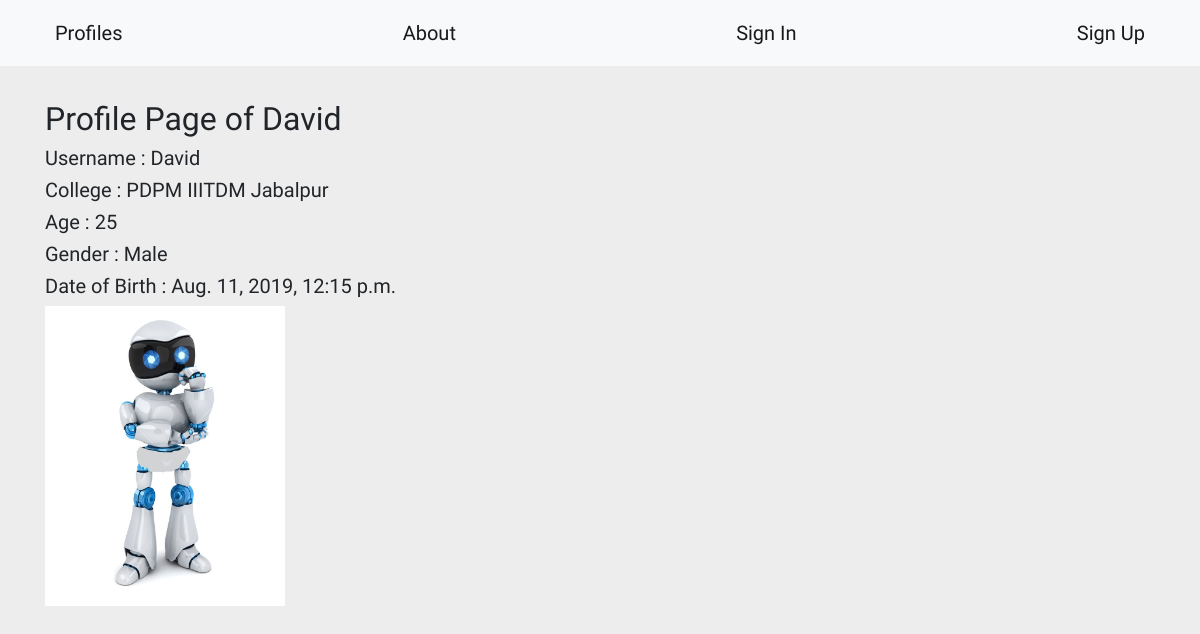
The app's page /detail/davidpdpm-iiitdm-jabalpur/ with its own data.
### proapp/models.py (models this page shows, shortened)
class UserProfile(models.Model):
    name = models.OneToOneField('auth.user',on_delete=models.CASCADE)
    college = models.CharField(max_length=700)
    age = models.IntegerField()
    gender = models.CharField(max_length=10)
    dateOfBirth = models.DateTimeField(default=timezone.now)
    slug = models.SlugField(blank=True,null=True)
    image = models.ImageField(upload_to='proapp/images',default="hexapod_edr1JFH.jpg")

### proapp/views.py (the view)
# urls.py: path('detail/<str:slug>/',UserDetail.as_view(),name="usersdetail"),
class UserDetail(DetailView):
    model = UserProfile

### proapp/templates/proapp/userprofile_detail.html (shortened to what this page needs)
{% extends "base.html" %}
{% block content %}
  <div class="container">
    <h2>Profile Page of {{userprofile.name.username}}</h2>
    <h5>Username      : {{userprofile.name.username}}</h5>
    <h5>College       : {{userprofile.college}}</h5>
    <h5>Age           : {{userprofile.age}}</h5>
    <h5>Gender        : {{userprofile.gender}}</h5>
    <h5>Date of Birth : {{userprofile.dateOfBirth}}</h5>
    <img src="/media/{{userprofile.image}}" width="240" height="300" alt="">
  </div>
{% endblock %}

### proapp/static/css/style.css (style rules this page uses)
body { background-color: rgba(220,220,220,0.5); font-family: 'Rajdhani', sans-serif; }

### records on screen
UserProfile: name.username "David", college "PDPM IIITDM Jabalpur", age "25", gender "Male", dateOfBirth "Aug. 11, 2019, 12:15 p.m.", image (picture)
